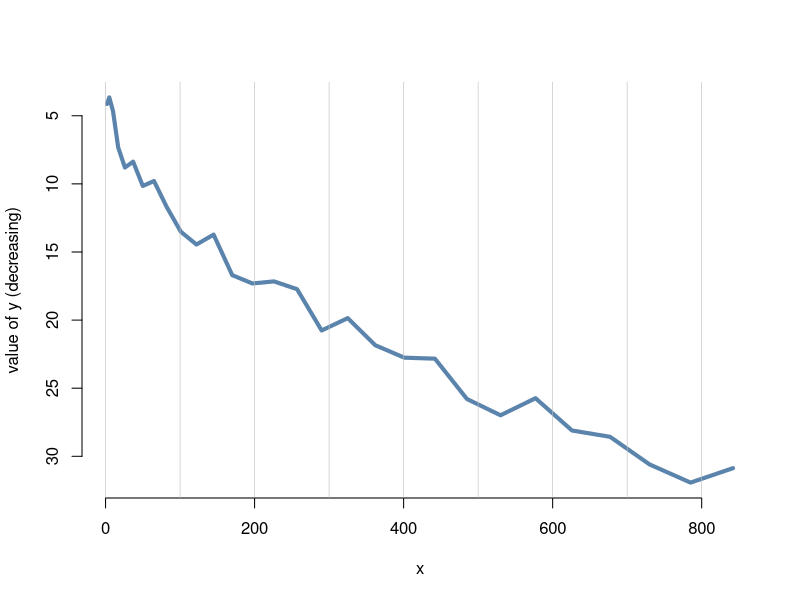

Here is the R script that generated this plot: (Note: this script raises an error after producing the figure.)
## ---- chunk 1
knitr::opts_chunk$set( warning=FALSE, message=FALSE)
## ---- chunk 2
# Create data
x <- seq(1,29)^2+runif(29,0.98)
y <- abs(seq(1,29)+4*runif(29,0.4))

# Make the plotwith ylim in reverse
plot(y~x , ylim = rev(range(y)) ,
     lwd=4 , type="l" , bty="n" , ylab="value of y (decreasing)" , col=rgb(0.2,0.4,0.6,0.8) )

#Add the grey lines
abline(v=seq(0,900,100) , col="grey" , lwd=0.6)
## ---- chunk 3
htmltools::includeHTML("htmlChunkRelatedEvolution.html")
